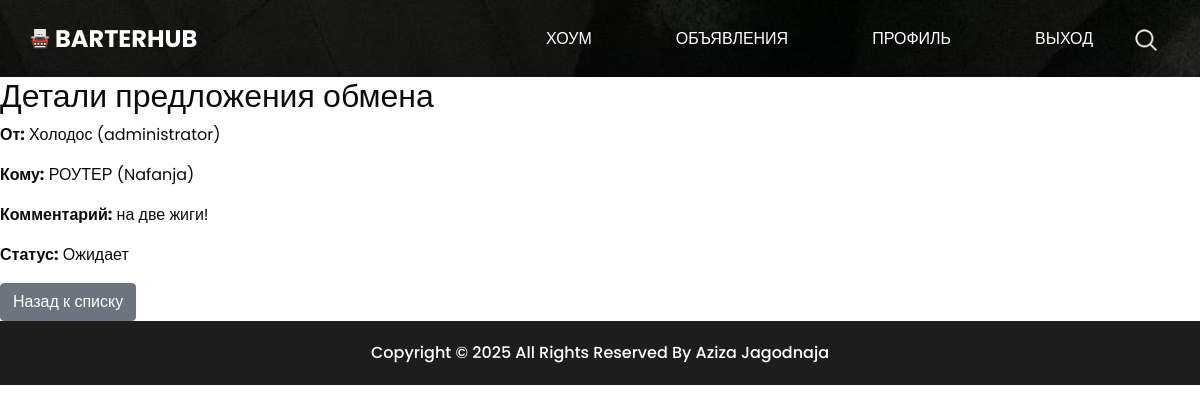
/proposals/2/ (signed in), run on the app's committed database.
### ads/models.py (models this page shows, shortened)
class ExchangeProposal(models.Model):
    STATUS_CHOICES = [
        ('pending', 'Ожидает'),
        ('accepted', 'Принята'),
        ('rejected', 'Отклонена')
    ]
    ad_sender = models.ForeignKey(Ad, related_name='sent_proposals', on_delete=models.CASCADE)
    ad_receiver = models.ForeignKey(Ad, related_name='received_proposals', on_delete=models.CASCADE)
    comment = models.TextField(blank=True)
    status = models.CharField(max_length=10, choices=STATUS_CHOICES, default='pending')
    created_at = models.DateTimeField(auto_now_add=True)

class Ad(models.Model):
    CONDITION_CHOICES = [
        ('new', 'Новый'),
        ('used', 'Б/у')
    ]
    user = models.ForeignKey(User, on_delete=models.CASCADE)
    title = models.CharField('Наименование', max_length=255)
    description = models.TextField('Описание')
    image_url = models.URLField('URL изображения', blank=True, null=True)
    category = models.CharField('Категория', max_length=100)
    condition = models.CharField('Состояние', max_length=10, choices=CONDITION_CHOICES)
    created_at = models.DateTimeField('Дата создания', auto_now_add=True)

### ads/views.py (the view)
# urls.py: path('proposals/<int:pk>/', views.proposal_detail, name='proposal_detail'),
@login_required
def proposal_detail(request, pk):
    proposal = get_object_or_404(ExchangeProposal, pk=pk)
    if request.user not in [proposal.ad_sender.user, proposal.ad_receiver.user]:
        messages.error(request, "Доступ запрещён.")
        return redirect('ad_list')
    return render(request, 'ads/proposal_detail.html', {'proposal': proposal})

### ads/templates/ads/proposal_detail.html (shortened to what this page needs)
{% extends "ads/base.html" %}
{% block content %}
<h2>Детали предложения обмена</h2>
<p><strong>От:</strong> {{ proposal.ad_sender.title }} ({{ proposal.ad_sender.user }})</p>
<p><strong>Кому:</strong> {{ proposal.ad_receiver.title }} ({{ proposal.ad_receiver.user }})</p>
<p><strong>Комментарий:</strong> {{ proposal.comment|default:"—" }}</p>
<p><strong>Статус:</strong> {{ proposal.get_status_display }}</p>
<a href="{% url 'proposal_list' %}" class="btn btn-secondary">Назад к списку</a>
{% endblock %}

### ads/static/ads/css/style.css (style rules this page uses)
body { font-family: 'Poppins', sans-serif; color: #0c0c0c; background-color: #ffffff; }
a, a:hover, a:focus { text-decoration: none; }
.btn, .btn:focus { outline: none !important; -webkit-box-shadow: none; box-shadow: none; }

### data on the page
ExchangeProposal: ad_sender "Холодос", ad_sender.user "administrator", ad_receiver "РОУТЕР", ad_receiver.user "Nafanja", comment "на две жиги!", status "Ожидает"
